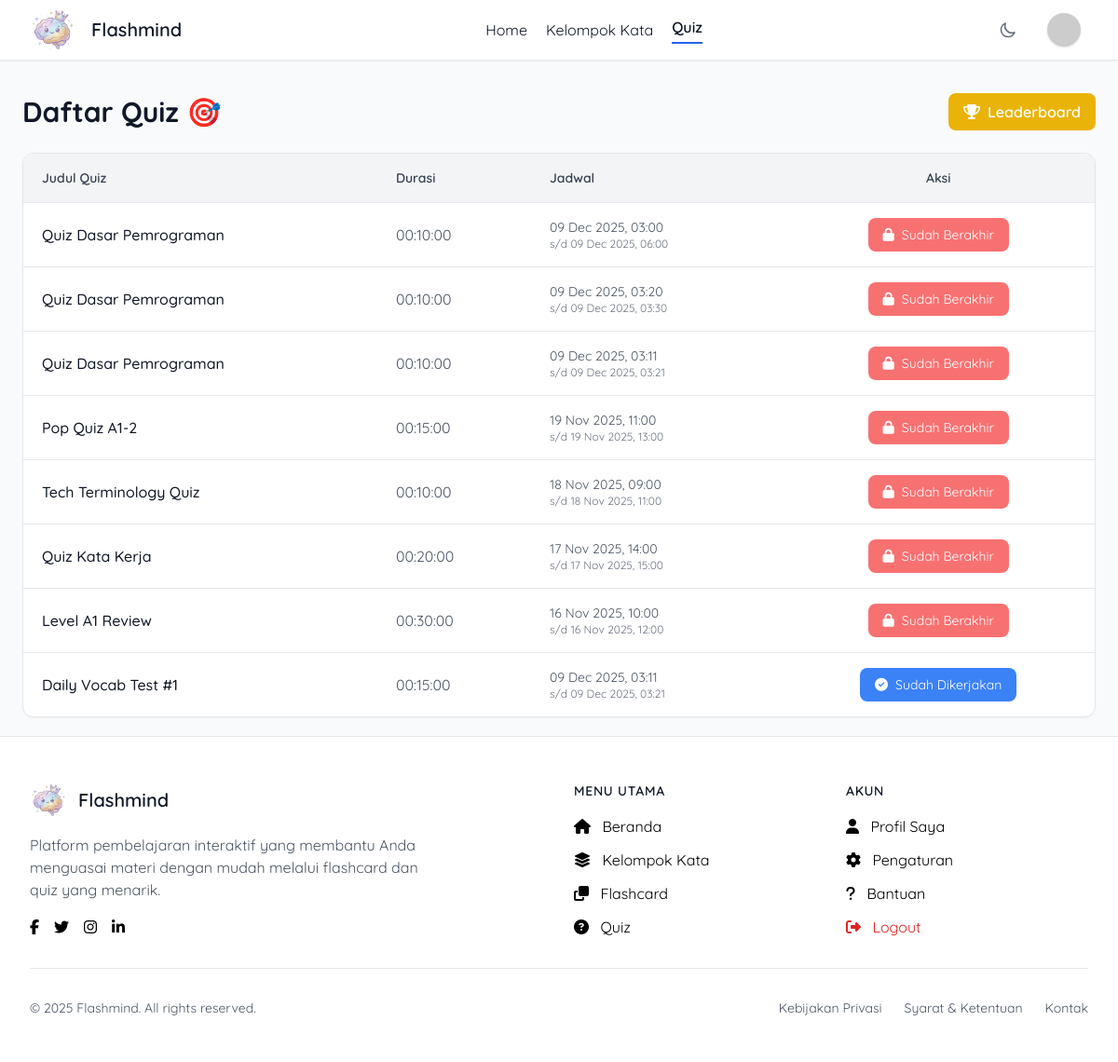
Screenshot of /?action=quiz (signed in) with the database file from the repository.
### tables this page shows
CREATE TABLE `quiz` (
  `id_quiz` int NOT NULL AUTO_INCREMENT,
  `nama_quiz` varchar(100) NOT NULL,
  `durasi` time DEFAULT NULL,
  `waktu_pelaksanaan` datetime DEFAULT NULL,
  `waktu_berakhir` datetime DEFAULT NULL,
  `admin_id` int DEFAULT NULL,
  PRIMARY KEY (`id_quiz`),
  KEY `admin_id` (`admin_id`),
  CONSTRAINT `quiz_ibfk_1` FOREIGN KEY (`admin_id`) REFERENCES `admin` (`id_admin`)
);

### controller/siswa/quizController.php (called while the page is built, shortened)
<?php
include "config/koneksi.php";
include "model/siswa/quizModel.php";
function index() {
    $quiz = getAllQuiz();
    include "view/siswa/quiz/index.php";
}

### index.php (called while the page is built, shortened)
<?php
$method = $_GET['method'] ?? 'index';
$method();

### model/siswa/quizModel.php (called while the page is built, shortened)
<?php
function getAllQuiz() {
    global $conn;
    $sql = "SELECT * FROM quiz ORDER BY id_quiz DESC";
    $result = mysqli_query($conn, $sql);
    $data = [];
    while ($row = mysqli_fetch_assoc($result)) {
        $data[] = $row;
    }
    return $data;
}
function hasStudentTakenQuiz($siswa_id, $quiz_id) {
    global $conn;
    $sql = "SELECT * FROM hasil_quiz WHERE siswa_id = '$siswa_id' AND quiz_id = '$quiz_id'";
    $result = mysqli_query($conn, $sql);
    return mysqli_num_rows($result) > 0;
}

### view/siswa/quiz/index.php (the view, shortened to what this page needs)
<!DOCTYPE html>
<html lang="id" class="h-full">
<head>
    <script src="https://cdn.tailwindcss.com"></script>
    <link rel="stylesheet" href="https://cdnjs.cloudflare.com/ajax/libs/font-awesome/6.5.0/css/all.min.css">
</head>
<body class="bg-gray-50 dark:bg-gray-900 min-h-full font-[Quicksand]">
    <?php include "component/navbar.php"; ?>
    <main class="w-full px-6 py-5 mt-20">
        <div class="flex justify-between items-center mb-6">
            <h1 class="text-3xl font-bold text-gray-900 dark:text-gray-100">
                Daftar Quiz 🎯
            </h1>
            <a href="index.php?action=quiz&method=leaderboard"
               class="bg-yellow-500 hover:bg-yellow-600 text-white font-semibold py-2 px-4 rounded-lg transition inline-flex items-center gap-2">
                <i class="fa-solid fa-trophy"></i> Leaderboard
            </a>
        </div>
        <?php if (empty($quiz)): ?>
            <div class="bg-yellow-50 dark:bg-yellow-900/20 border border-yellow-200 dark:border-yellow-800 p-5 rounded-lg">
                <p class="text-yellow-800 dark:text-yellow-200">
                    Belum ada quiz yang tersedia.
                </p>
            </div>
        <?php else: ?>
        <div class="bg-white dark:bg-gray-800 rounded-xl border border-gray-200 dark:border-gray-700 shadow-sm overflow-hidden">
            <table class="w-full text-left">
                <thead class="bg-gray-100 dark:bg-gray-700">
                    <tr>
                        <th class="py-4 px-5 text-gray-700 dark:text-gray-300 text-sm font-semibold">Judul Quiz</th>
                        <th class="py-4 px-5 text-gray-700 dark:text-gray-300 text-sm font-semibold">Durasi</th>
                        <th class="py-4 px-5 text-gray-700 dark:text-gray-300 text-sm font-semibold">Jadwal</th>
                        <th class="py-4 px-5 text-gray-700 dark:text-gray-300 text-sm font-semibold text-center">Aksi</th>
                    </tr>
                </thead>
                <tbody>
                    <?php
                    $siswa_id = $_SESSION['id_siswa'] ?? null;
                    foreach($quiz as $q):
                        $now = new DateTime();
                        $waktu_mulai = new DateTime($q['waktu_pelaksanaan']);
                        $waktu_berakhir = new DateTime($q['waktu_berakhir']);
                        $sudah_dikerjakan = $siswa_id ? hasStudentTakenQuiz($siswa_id, $q['id_quiz']) : false;
                        if ($sudah_dikerjakan) {
                            $button_text = 'Sudah Dikerjakan';
                            $button_class = 'bg-blue-500 text-white text-sm px-4 py-2 rounded-lg inline-flex items-center gap-2 cursor-not-allowed';
                            $button_icon = 'fa-check-circle';
                            $button_disabled = true;
                        } elseif ($now < $waktu_mulai) {
                            $button_text = 'Belum Dimulai';
                            $button_class = 'bg-gray-400 dark:bg-gray-600 text-white text-sm px-4 py-2 rounded-lg inline-flex items-center gap-2 cursor-not-allowed';
                            $button_icon = 'fa-clock';
                            $button_disabled = true;
                        } elseif ($now > $waktu_berakhir) {
                            $button_text = 'Sudah Berakhir';
                            $button_class = 'bg-red-400 dark:bg-red-600 text-white text-sm px-4 py-2 rounded-lg inline-flex items-center gap-2 cursor-not-allowed';
                            $button_icon = 'fa-lock';
                            $button_disabled = true;
                        } else {
                            $button_text = 'Mulai Quiz';
                            $button_class = 'bg-indigo-600 hover:bg-indigo-700 dark:bg-indigo-500 dark:hover:bg-indigo-600 text-white text-sm px-4 py-2 rounded-lg inline-flex items-center gap-2 transition';
                            $button_icon = 'fa-play';
                            $button_disabled = false;
                        }
                    ?>
                    <tr class="border-t border-gray-200 dark:border-gray-700 hover:bg-gray-50 dark:hover:bg-gray-700/40 transition">
                        <td class="py-4 px-5 text-gray-900 dark:text-gray-100 font-medium">
                            <?= htmlspecialchars($q['nama_quiz']) ?>
                        </td>
                        <td class="py-4 px-5 text-gray-600 dark:text-gray-300">
                            <?= htmlspecialchars($q['durasi']) ?>
                        </td>
                        <td class="py-4 px-5 text-gray-600 dark:text-gray-300 text-sm">
                            <div><?= $waktu_mulai->format('d M Y, H:i') ?></div>
                            <div class="text-xs text-gray-500">s/d <?= $waktu_berakhir->format('d M Y, H:i') ?></div>
                        </td>
                        <td class="py-4 px-5 text-center">
                            <?php if ($button_disabled): ?>
                                <button disabled class="<?= $button_class ?>">
                                    <i class="fa-solid <?= $button_icon ?>"></i> <?= $button_text ?>
                                </button>
                            <?php endif; ?>
                        </td>
                    </tr>
                    <?php endforeach; ?>
                </tbody>
            </table>
        </div>
        <?php endif; ?>
    </main>
    <?php include "component/footer.php"; ?>
</body>
</html>

### component/navbar.php (shortened to what this page needs)
<?php
    $active = $_GET['action'] ?? 'home';
?>
<nav class="bg-white dark:bg-gray-800 shadow-sm border-b border-gray-200 dark:border-gray-700
            fixed top-0 left-0 w-full z-50 backdrop-blur">
    <div class="max-w-7xl mx-auto px-4 sm:px-6 lg:px-8">
        <div class="flex justify-between h-16">
            <div class="flex items-center">
                <img src="public/logo2.png" alt="" class="logo">
                <a href="?action=home" class="text-xl font-semibold text-gray-900 dark:text-gray-100 pl-4">
                    Flashmind
                </a>
            </div>
            <div class="flex items-center gap-5 text-gray-900 dark:text-gray-100 pl-4">
                <a
                    href="?action=home"
                    class="<?php echo ($active == 'home')
                        ? 'border-b-2 border-blue-600 dark:border-indigo-400 font-semibold pb-1'
                        : 'hover:text-blue-600 dark:hover:text-indigo-400 transition-colors';?>">Home</a>
                <a href="?action=kelompokKata" class="<?php echo ($active == 'kelompokKata' || $active == 'kata')
                        ? 'border-b-2 border-blue-600 dark:border-indigo-400 font-semibold pb-1'
                        : 'hover:text-blue-600 dark:hover:text-indigo-400 transition-colors';?>">Kelompok Kata</a>
                <a href="?action=quiz" class="<?php echo ($active == 'quiz')
                        ? 'border-b-2 border-blue-600 dark:border-indigo-400 font-semibold pb-1'
                        : 'hover:text-blue-600 dark:hover:text-indigo-400 transition-colors';?>">Quiz</a>
            </div>
            <div class="flex items-center space-x-4">
                <button onclick="toggleDarkMode()"
                    class="p-2 rounded-md text-gray-500 hover:text-gray-700
                           dark:text-gray-400 dark:hover:text-gray-200">
                    <svg class="w-5 h-5" fill="none" stroke="currentColor" viewBox="0 0 24 24">
                        <path stroke-linecap="round" stroke-linejoin="round" stroke-width="2"
                            d="M20.354 15.354A9 9 0 018.646 3.646 9.003
                               9.003 0 0012 21a9.003 9.003 0 008.354-5.646z" />
                    </svg>
                </button>
                <div class="relative">
                    <?php
                    $avatar = $_SESSION['avatar'] ?? null;
                    $nama_user = $_SESSION['nama'] ?? 'Pengguna';
                    $image_source = (!empty($avatar) && file_exists('uploads/' . $avatar))
                        ? 'uploads/' . $avatar
                        : 'https://ui-avatars.com/api/?name=' . urlencode($nama_user) . '&background=4F46E5&color=fff&size=40';
                    ?>
                    <button onclick="toggleProfileMenu()"
                        class="flex items-center space-x-2 p-2 rounded-full
                                hover:bg-gray-100 dark:hover:bg-gray-700 transition">
                        <img
                            src="<?= $image_source ?>"
                            class="nav-profile-image shadow"
                        >
                    </button>
                </div>
            </div>
        </div>
    </div>
</nav>

### component/footer.php (shortened to what this page needs)
<footer class="bg-white dark:bg-gray-800 border-t border-gray-200 dark:border-gray-700 mt-auto">
    <div class="max-w-7xl mx-auto px-4 sm:px-6 lg:px-8 py-12">
        <div class="grid grid-cols-1 md:grid-cols-4 gap-8">
            <div class="col-span-1 md:col-span-2">
                <div class="flex items-center mb-4">
                    <img src="public/logo2.png" alt="Logo" class="footer-logo">
                    <span class="text-xl font-semibold text-gray-900 dark:text-gray-100 ml-3">
                        Flashmind
                    </span>
                </div>
                <p class="text-gray-600 dark:text-gray-400 mb-4 max-w-md">
                    Platform pembelajaran interaktif yang membantu Anda menguasai materi dengan mudah melalui flashcard dan quiz yang menarik.
                </p>
                <div class="flex space-x-4 dark:text-white">
                    <a href="#" class="social-link">
                        <i class="fab fa-facebook-f"></i>
                    </a>
                    <a href="#" class="social-link">
                        <i class="fab fa-twitter"></i>
                    </a>
                    <a href="#" class="social-link">
                        <i class="fab fa-instagram"></i>
                    </a>
                    <a href="#" class="social-link">
                        <i class="fab fa-linkedin-in"></i>
                    </a>
                </div>
            </div>
            <div>
                <h3 class="text-sm font-semibold text-gray-900 dark:text-gray-100 uppercase tracking-wider mb-4">
                    Menu Utama
                </h3>
                <ul class="space-y-3 dark:text-white">
                    <li>
                        <a href="?action=home" class="footer-link">
                            <i class="fas fa-home mr-2"></i>
                            Beranda
                        </a>
                    </li>
                    <li>
                        <a href="#" class="footer-link">
                            <i class="fas fa-layer-group mr-2"></i>
                            Kelompok Kata
                        </a>
                    </li>
                    <li>
                        <a href="#" class="footer-link">
                            <i class="fas fa-clone mr-2"></i>
                            Flashcard
                        </a>
                    </li>
                    <li>
                        <a href="#" class="footer-link">
                            <i class="fas fa-question-circle mr-2"></i>
                            Quiz
                        </a>
                    </li>
                </ul>
            </div>
            <div>
                <h3 class="text-sm font-semibold text-gray-900 dark:text-gray-100 uppercase tracking-wider mb-4">
                    Akun
                </h3>
                <ul class="space-y-3 dark:text-white">
                    <li>
                        <a href="?action=profil" class="footer-link">
                            <i class="fas fa-user mr-2"></i>
                            Profil Saya
                        </a>
                    </li>
                    <li>
                        <a href="#" class="footer-link">
                            <i class="fas fa-cog mr-2"></i>
                            Pengaturan
                        </a>
                    </li>
                    <li>
                        <a href="#" class="footer-link">
                            <i class="fas fa-question mr-2"></i>
                            Bantuan
                        </a>
                    </li>
                    <li>
                        <a href="?action=logout" class="footer-link text-red-600 dark:text-red-400">
                            <i class="fas fa-sign-out-alt mr-2"></i>
                            Logout
                        </a>
                    </li>
                </ul>
            </div>
        </div>
        <div class="border-t border-gray-200 dark:border-gray-700 mt-8 pt-8">
            <div class="flex flex-col md:flex-row justify-between items-center">
                <div class="flex items-center space-x-4 mb-4 md:mb-0">
                    <p class="text-sm text-gray-600 dark:text-gray-400">
                        &copy; <?= date('Y') ?> Flashmind. All rights reserved.
                    </p>
                </div>
                <div class="flex items-center space-x-6 text-sm">
                    <a href="#" class="text-gray-600 dark:text-gray-400 hover:text-blue-600 dark:hover:text-blue-400 transition-colors">
                        Kebijakan Privasi
                    </a>
                    <a href="#" class="text-gray-600 dark:text-gray-400 hover:text-blue-600 dark:hover:text-blue-400 transition-colors">
                        Syarat & Ketentuan
                    </a>
                    <a href="#" class="text-gray-600 dark:text-gray-400 hover:text-blue-600 dark:hover:text-blue-400 transition-colors">
                        Kontak
                    </a>
                </div>
            </div>
        </div>
    </div>
</footer>

### component/navbar-style.php (style rules this page uses)
body { font-family: 'Quicksand', sans-serif; }
.nav-profile-image { width: 36px; height: 36px; border-radius: 50%; object-fit: cover; }
.logo { width: 50px; height: 50px; border-radius: 50%; object-fit: cover; }

### component/footer-style.php (style rules this page uses)
.footer-logo { width: 40px; height: 40px; border-radius: 50%; object-fit: cover; }
.footer-link { @apply text-gray-600 dark:text-gray-400 hover:text-blue-600 dark:hover:text-blue-400 transition-colors duration-200 flex items-center text-sm; }
.social-link { @apply w-10 h-10 bg-gray-100 dark:bg-gray-700 rounded-full flex items-center justify-center text-gray-600 dark:text-gray-400 hover:bg-blue-600 hover:text-white dark:hover:bg-blue-600 transition-all duration-200 transform hover:scale-110; }

### rows the page displays
quiz: nama_quiz "Quiz Dasar Pemrograman", durasi "00:10:00", waktu_pelaksanaan "09 Dec 2025, 03:00", waktu_berakhir "09 Dec 2025, 06:00", button_text "Sudah Berakhir"
quiz: nama_quiz "Quiz Dasar Pemrograman", durasi "00:10:00", waktu_pelaksanaan "09 Dec 2025, 03:20", waktu_berakhir "09 Dec 2025, 03:30", button_text "Sudah Berakhir"
quiz: nama_quiz "Quiz Dasar Pemrograman", durasi "00:10:00", waktu_pelaksanaan "09 Dec 2025, 03:11", waktu_berakhir "09 Dec 2025, 03:21", button_text "Sudah Berakhir"
quiz: nama_quiz "Pop Quiz A1-2", durasi "00:15:00", waktu_pelaksanaan "19 Nov 2025, 11:00", waktu_berakhir "19 Nov 2025, 13:00", button_text "Sudah Berakhir"
quiz: nama_quiz "Tech Terminology Quiz", durasi "00:10:00", waktu_pelaksanaan "18 Nov 2025, 09:00", waktu_berakhir "18 Nov 2025, 11:00", button_text "Sudah Berakhir"
quiz: nama_quiz "Quiz Kata Kerja", durasi "00:20:00", waktu_pelaksanaan "17 Nov 2025, 14:00", waktu_berakhir "17 Nov 2025, 15:00", button_text "Sudah Berakhir"
quiz: nama_quiz "Level A1 Review", durasi "00:30:00", waktu_pelaksanaan "16 Nov 2025, 10:00", waktu_berakhir "16 Nov 2025, 12:00", button_text "Sudah Berakhir"
quiz: nama_quiz "Daily Vocab Test #1", durasi "00:15:00", waktu_pelaksanaan "09 Dec 2025, 03:11", waktu_berakhir "09 Dec 2025, 03:21", button_text "Sudah Dikerjakan"
